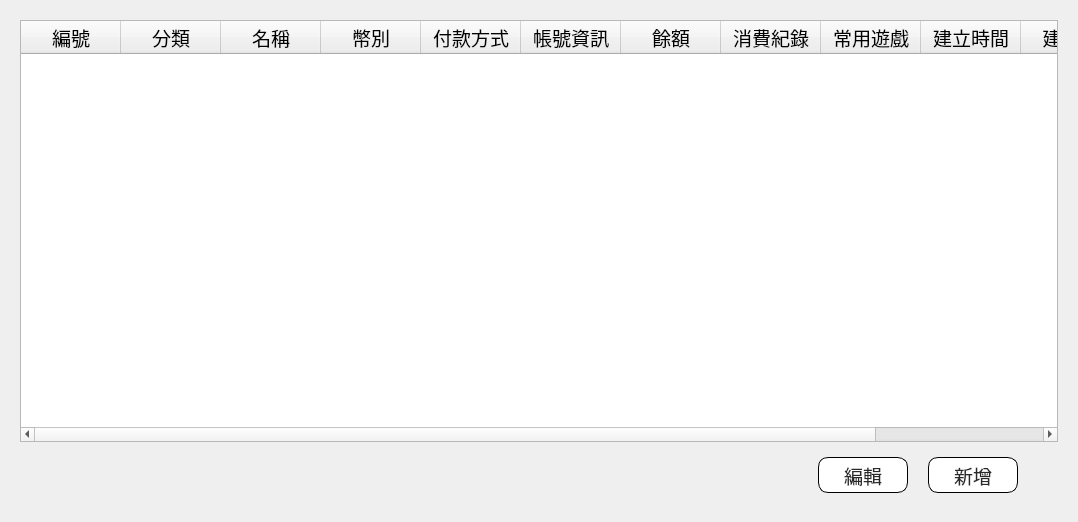
<?xml version="1.0" encoding="UTF-8"?>
<ui version="4.0">
 <class>LayerCustomer</class>
 <widget class="QWidget" name="LayerCustomer">
  <property name="geometry">
   <rect>
    <x>0</x>
    <y>0</y>
    <width>1078</width>
    <height>522</height>
   </rect>
  </property>
  <property name="windowTitle">
   <string>Form</string>
  </property>
  <layout class="QGridLayout" name="gridLayout">
   <property name="leftMargin">
    <number>0</number>
   </property>
   <property name="topMargin">
    <number>0</number>
   </property>
   <property name="rightMargin">
    <number>0</number>
   </property>
   <property name="bottomMargin">
    <number>0</number>
   </property>
   <property name="spacing">
    <number>0</number>
   </property>
   <item row="0" column="0">
    <widget class="QWidget" name="wBg" native="true">
     <layout class="QGridLayout" name="gridLayout_2">
      <property name="leftMargin">
       <number>20</number>
      </property>
      <property name="topMargin">
       <number>20</number>
      </property>
      <property name="rightMargin">
       <number>20</number>
      </property>
      <property name="bottomMargin">
       <number>20</number>
      </property>
      <item row="0" column="0">
       <widget class="QTableWidget" name="tb">
        <property name="font">
         <font>
          <pointsize>14</pointsize>
         </font>
        </property>
        <property name="editTriggers">
         <set>QAbstractItemView::NoEditTriggers</set>
        </property>
        <property name="selectionBehavior">
         <enum>QAbstractItemView::SelectRows</enum>
        </property>
        <attribute name="horizontalHeaderStretchLastSection">
         <bool>true</bool>
        </attribute>
        <attribute name="verticalHeaderVisible">
         <bool>false</bool>
        </attribute>
        <column>
         <property name="text">
          <string>編號</string>
         </property>
        </column>
        <column>
         <property name="text">
          <string>分類</string>
         </property>
        </column>
        <column>
         <property name="text">
          <string>名稱</string>
         </property>
        </column>
        <column>
         <property name="text">
          <string>幣別</string>
         </property>
        </column>
        <column>
         <property name="text">
          <string>付款方式</string>
         </property>
        </column>
        <column>
         <property name="text">
          <string>帳號資訊</string>
         </property>
        </column>
        <column>
         <property name="text">
          <string>餘額</string>
         </property>
        </column>
        <column>
         <property name="text">
          <string>消費紀錄</string>
         </property>
        </column>
        <column>
         <property name="text">
          <string>常用遊戲</string>
         </property>
        </column>
        <column>
         <property name="text">
          <string>建立時間</string>
         </property>
        </column>
        <column>
         <property name="text">
          <string>建立者</string>
         </property>
        </column>
        <column>
         <property name="text">
          <string>備註1</string>
         </property>
        </column>
       </widget>
      </item>
      <item row="1" column="0">
       <widget class="QWidget" name="widget" native="true">
        <property name="minimumSize">
         <size>
          <width>0</width>
          <height>36</height>
         </size>
        </property>
        <property name="font">
         <font>
          <pointsize>14</pointsize>
         </font>
        </property>
        <property name="styleSheet">
         <string notr="true">
QPushButton{
font: 20px &quot;Microsoft JhengHei UI&quot;;


}



QPushButton{background-color: rgb(255, 255, 255);
border-radius:10px;
color: rgb(41,41,41);
border: 1px solid #000000; }


QPushButton:hover 
{ 
background-color: #55aaff; 
border-style: outset; 
border-width: 2px; 
font: 700 18px &quot;Microsoft JhengHei UI&quot;; 
}
QPushButton:pressed { 
border-style: outset; 
border-width: 0px; 
font: 700 24px &quot;Microsoft JhengHei UI&quot;; 
color:rgb(241,241,241);
background-color:#3c78b4;
}</string>
        </property>
        <layout class="QHBoxLayout" name="horizontalLayout">
         <property name="spacing">
          <number>20</number>
         </property>
         <property name="rightMargin">
          <number>40</number>
         </property>
         <item>
          <spacer name="horizontalSpacer">
           <property name="orientation">
            <enum>Qt::Horizontal</enum>
           </property>
           <property name="sizeHint" stdset="0">
            <size>
             <width>855</width>
             <height>20</height>
            </size>
           </property>
          </spacer>
         </item>
         <item>
          <widget class="QPushButton" name="btnEdit">
           <property name="enabled">
            <bool>false</bool>
           </property>
           <property name="minimumSize">
            <size>
             <width>90</width>
             <height>36</height>
            </size>
           </property>
           <property name="text">
            <string>編輯</string>
           </property>
          </widget>
         </item>
         <item>
          <widget class="QPushButton" name="btnAdd">
           <property name="minimumSize">
            <size>
             <width>90</width>
             <height>36</height>
            </size>
           </property>
           <property name="text">
            <string>新增</string>
           </property>
          </widget>
         </item>
        </layout>
       </widget>
      </item>
     </layout>
    </widget>
   </item>
  </layout>
 </widget>
 <resources/>
 <connections/>
</ui>
